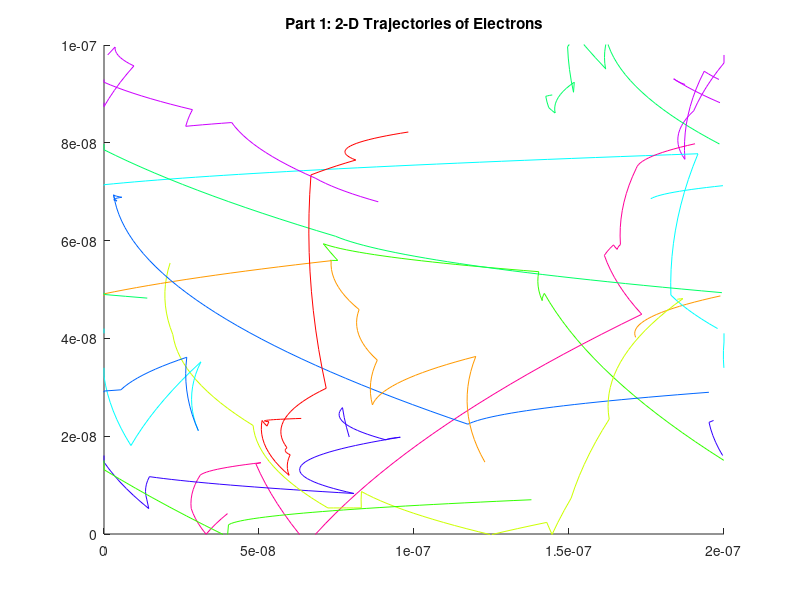
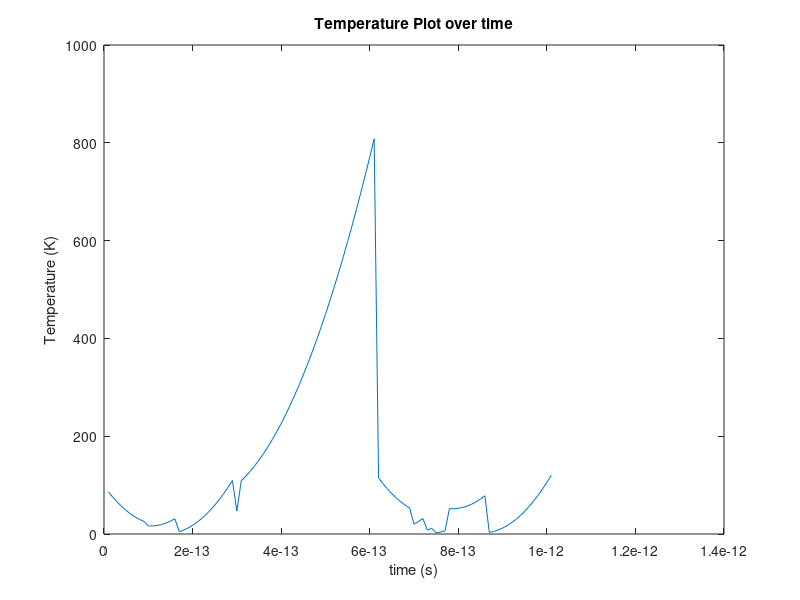

Source code (MATLAB) for these figures, in order:
    close all;
    clear;


    numpart = 10;

    q = 1.602*10^-19;
    xlimit = 200*10^-9;
    xstart = 0;
    ylimit = 100*10^-9;

    ystart = 0;
    i = 1;
    j = 1;
    init = zeros(numpart,6);
    previous = zeros(numpart,2);

    temp = 300;
    m0 = 9.11*10^-31;
    mn = 0.26*m0;
    kb = 1.38*10^-23;


    amount = 10;
    v = sqrt((2*kb*temp)/mn);
    
    colour = hsv(numpart);

tmn = 0.2*10^-12;
pscat = 1 - exp(-0.00000000000001/tmn);

    %ASSINGMENT 3 CODE
    voltage = 0.5; 
    efield = voltage / xlimit; % efield = 2500000
    force  = efield * q; % force = 4.0050e-13
    a = force/mn; % a = 1.6909e+18



    while i<=numpart
        j = 1;
        while j<=6


            if(j==1)
                randx = rand(1,1);
                init(i,j)= randx * (200*10^-9); %assign random x position
            elseif(j==2)
                randy = rand(1,1);
                init(i,j) = randy * (100*10^-9); %assign random y position
            elseif(j==3)
                randd= rand(1,1);
                init(i,j) = randd*2*pi;
            elseif(j==4)
    %             randvx = randn(1,1);
    %             vx = (v/sqrt(2))*randvx;
    %             randvy = randn(1,1);
    %             vy = (v/sqrt(2))*randvy;
    %             vth = sqrt(vx^2+vy^2);
    %             init(i,j) = vth;
                init(i,j) = v;
            elseif(j==5)
                randvx = randn(1,1);
                vx = (v/sqrt(2))*randvx;
                init(i,j) = vx;
            else
                randvy = randn(1,1);
                vy = (v/sqrt(2))*randvy;
                init(i,j) = vy;


            end

            j = j + 1;

        end        
        i = i +1;
    end


    timestep = 0.00000000000001;
    finaltime = 0.000000000001;
     total = finaltime/timestep;
     T = zeros(1,total);
     timeaxis = zeros(1,total);
    count = 1;
    time = 0;
    for i =0:timestep:finaltime
        figure(1);
        title 'Part 1: 2-D Trajectories of Electrons';
        hold on;
        pause(0.001);
          
           
        
        for j=1:1:numpart

            if ((init(j,1)+init(j,2)*timestep)>=xlimit)
                init(j,1) = xstart;
                previous(j,1) = xstart;
            elseif((init(j,1)+init(j,2)*timestep)<=xstart)
                init(j,1)=xlimit;
                previous(j,1) = xlimit;

            end

            if((init(j,2)+init(j,1)*timestep)>=ylimit)
%                 init(j,4) = -init(j,4);
%                 init(j,3) = pi - init(j,3);
                  init(j,6) = -init(j,6);


            elseif((init(j,2)+init(j,1)*timestep)<=ystart)
%                 init(j,4) = -init(j,4);
%                 init(j,3) = pi - init(j,3);
                    init(j,6) = -init(j,6);

            end
            for h=1:1:numpart
                scatter = rand(1,1);
                if scatter <= 0.009
                     randvy = randn(1,1);
                     vy = (v/sqrt(2))*randvy;
                     init(h,6) = vy;
                     randvx = randn(1,1);
                     vx = (v/sqrt(2))*randvx;
                     init(h,5) = vx;   
                     
                end
            end
            if i~=0
                plot([previous(j,1),init(j,1)],[previous(j,2),init(j,2)],'color',colour(j,:)); %initialize positions
                axis([0 200*10^-9 0 100*10^-9]);



            end
        end
    %     for x =1:1:30
    %         init(:,4) = init(:,4) + 1000;
    %     end
        previous (:,1) = init(:,1);
        previous (:,2) = init(:,2);

    %     init(:,1) = init(:,1) + (init(:,4)).*cos(init(:,3)).*timestep;
    %     init(:,2) = init(:,2) + (init(:,4)).*sin(init(:,3)).*timestep;
            
    
    init(:,5) = (init(:,5) + a*timestep); %Adding effect of an Ex field
            
            
%             init(:,6) = (init(:,6) + a*timestep);
            
         init(:,1) = init(:,1) + (init(:,5)).*timestep;
         init(:,2) = init(:,2) + init(:,6).*timestep;
         temp = 300;
         
         
         for g=1:numpart
         temp = ((init(g,5).^2+init(g,6).^2) *mn )/(2* kb);
         temp = temp + temp;
         end
            average = temp/numpart;
            T(1,count) = average;
            time = time + timestep;
            timeaxis(1,count) = time; 
       
        count = count +1;

    end

         figure(3);
         plot(timeaxis,T);
         title 'Temperature Plot over time';
         ylabel 'Temperature (K)';
         xlabel 'time (s)';
